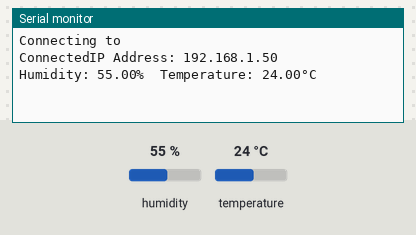
Recording of a sketch running on a simulated ESP8266 (NodeMCU). On the bench: the last lines printed to the serial monitor. The test bench sets the inputs (shaded band); at power-on: humidity 55 %, temperature 24 °C. WiFi joins after 1.5 s; servers stay silent unless stated.

Above: at 2.7 s.
2.8 s: humidity set to 22 %
At 7.4 s:
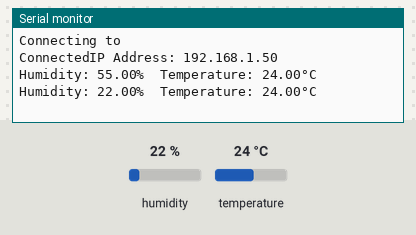
8.7 s: temperature set to 12 °C
At 13.5 s:
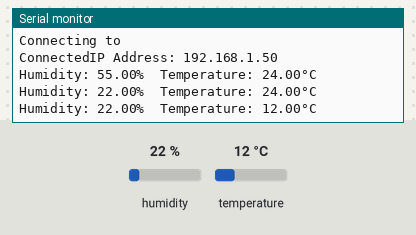
14.6 s: humidity set to 40 %
At 18.4 s:
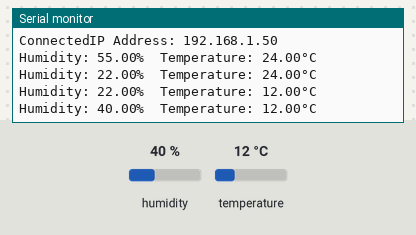
Timing chart, 0 to 19.9 s (numbered marks = the images above; inputs shaded):
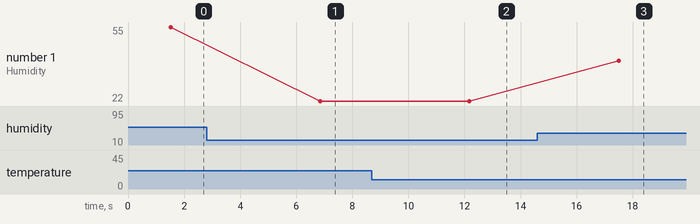

Measured:
- after the input at 2.8 s, the serial monitor: prints a new line after 4.0 s (image 1)
- after the input at 8.7 s, the serial monitor: prints a new line after 3.5 s (image 2)
- after the input at 14.6 s, the serial monitor: prints a new line after 2.9 s (image 3)
- plotted number 1: 55 → 22 after the input at 2.8 s, 22 → 40 after the input at 14.6 s

The sketch:

main.ino
```cpp
#include <ESP8266WiFi.h>
#include <FirebaseArduino.h>
#include <ArduinoJson.h>
#include <ESP8266HTTPClient.h>
#include "DHT.h"

#define WIFISSID ""
#define PASSWORD ""
#define FIREBASEHOST ""
#define FIREBASEAUTH ""

#define DHTPIN 4
#define LED 2
#define DHTTYPE DHT11

DHT dht(DHTPIN, DHTTYPE);

void setup()
{
  Serial.begin(115200);
  dht.begin();

  WiFi.begin(WIFISSID, PASSWORD);
  Serial.print("Connecting to ");
  Serial.print(WIFISSID);
  while (WiFi.status() != WL_CONNECTED) {
    digitalWrite(LED, LOW);
    delay(250);
    digitalWrite(LED, HIGH);
    delay(250);
  }
  digitalWrite(LED, HIGH);
  Serial.println();
  Serial.print("Connected");
  Serial.print("IP Address: ");
  Serial.println(WiFi.localIP());
  Firebase.begin(FIREBASEHOST, FIREBASEAUTH);

}

void loop()
{
  float h = dht.readHumidity();
  float t = dht.readTemperature();

  if (isnan(h) || isnan(t)) {
    Serial.println("Failed to read from DHT sensor!");
    return;
  }
  Serial.print("Humidity: ");
  Serial.print(h);
  String fireHumid = String(h) + String("%");

  Serial.print("%  Temperature: ");
  Serial.print(t);
  Serial.println("°C ");
  String fireTemp = String(t) + String("°C");
  delay(5000);


  Firebase.pushString("/DHT11/Humidity", fireHumid);
  Firebase.pushString("/DHT11/Temperature", fireTemp);
  if (Firebase.failed()) {
    Serial.print("pushing /logs failed:");
    Serial.println(Firebase.error());
    return;
  }
}
```
